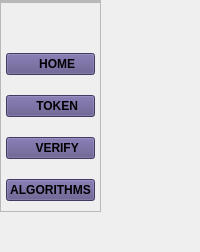
     <widget class="QWidget" name="leftMenu" native="true">
      <property name="sizePolicy">
       <sizepolicy hsizetype="Preferred" vsizetype="Preferred">
        <horstretch>0</horstretch>
        <verstretch>0</verstretch>
       </sizepolicy>
      </property>
      <layout class="QVBoxLayout" name="verticalLayout_2">
       <property name="spacing">
        <number>0</number>
       </property>
       <property name="sizeConstraint">
        <enum>QLayout::SizeConstraint::SetDefaultConstraint</enum>
       </property>
       <property name="leftMargin">
        <number>0</number>
       </property>
       <property name="topMargin">
        <number>0</number>
       </property>
       <property name="rightMargin">
        <number>0</number>
       </property>
       <property name="bottomMargin">
        <number>0</number>
       </property>
       <item alignment="Qt::AlignmentFlag::AlignLeft">
        <widget class="QWidget" name="widget" native="true">
         <layout class="QVBoxLayout" name="verticalLayout_3">
          <property name="spacing">
           <number>0</number>
          </property>
          <property name="leftMargin">
           <number>0</number>
          </property>
          <property name="topMargin">
           <number>0</number>
          </property>
          <property name="rightMargin">
           <number>0</number>
          </property>
          <property name="bottomMargin">
           <number>0</number>
          </property>
          <item alignment="Qt::AlignmentFlag::AlignTop">
           <widget class="QFrame" name="frame">
            <property name="frameShape">
             <enum>QFrame::Shape::StyledPanel</enum>
            </property>
            <property name="frameShadow">
             <enum>QFrame::Shadow::Raised</enum>
            </property>
            <layout class="QHBoxLayout" name="horizontalLayout_2">
             <property name="spacing">
              <number>0</number>
             </property>
             <property name="leftMargin">
              <number>0</number>
             </property>
             <property name="topMargin">
              <number>0</number>
             </property>
             <property name="rightMargin">
              <number>0</number>
             </property>
             <property name="bottomMargin">
              <number>0</number>
             </property>
            </layout>
           </widget>
          </item>
          <item alignment="Qt::AlignmentFlag::AlignTop">
           <widget class="QFrame" name="frame_2">
            <property name="sizePolicy">
             <sizepolicy hsizetype="Preferred" vsizetype="Preferred">
              <horstretch>0</horstretch>
              <verstretch>0</verstretch>
             </sizepolicy>
            </property>
            <property name="styleSheet">
             <string notr="true">QPushButton{
background-color: #5C5188;
}

QPushButton:pressed{

background-color: rgb(170, 0, 255);
}</string>
            </property>
            <property name="frameShape">
             <enum>QFrame::Shape::StyledPanel</enum>
            </property>
            <property name="frameShadow">
             <enum>QFrame::Shadow::Raised</enum>
            </property>
            <layout class="QVBoxLayout" name="verticalLayout_5">
             <property name="spacing">
              <number>20</number>
             </property>
             <property name="leftMargin">
              <number>5</number>
             </property>
             <property name="topMargin">
              <number>10</number>
             </property>
             <property name="rightMargin">
              <number>5</number>
             </property>
             <property name="bottomMargin">
              <number>10</number>
             </property>
             <item>
              <spacer name="verticalSpacer_8">
               <property name="orientation">
                <enum>Qt::Orientation::Vertical</enum>
               </property>
               <property name="sizeType">
                <enum>QSizePolicy::Policy::Fixed</enum>
               </property>
               <property name="sizeHint" stdset="0">
                <size>
                 <width>20</width>
                 <height>40</height>
                </size>
               </property>
              </spacer>
             </item>
             <item>
              <widget class="QPushButton" name="HomeBtn">
               <property name="sizePolicy">
                <sizepolicy hsizetype="Minimum" vsizetype="Fixed">
                 <horstretch>0</horstretch>
                 <verstretch>0</verstretch>
                </sizepolicy>
               </property>
               <property name="font">
                <font>
                 <bold>true</bold>
                </font>
               </property>
               <property name="toolTip">
                <string>Home</string>
               </property>
               <property name="styleSheet">
                <string notr="true"/>
               </property>
               <property name="text">
                <string>    HOME</string>
               </property>
               <property name="icon">
                <iconset resource="resources.qrc">
                 <normaloff>:/icons/icons/home.svg</normaloff>:/icons/icons/home.svg</iconset>
               </property>
               <property name="iconSize">
                <size>
                 <width>32</width>
                 <height>32</height>
                </size>
               </property>
              </widget>
             </item>
             <item>
              <widget class="QPushButton" name="TokenBtn">
               <property name="font">
                <font>
                 <bold>true</bold>
                </font>
               </property>
               <property name="toolTip">
                <string>Token</string>
               </property>
               <property name="text">
                <string>    TOKEN</string>
               </property>
               <property name="icon">
                <iconset resource="resources.qrc">
                 <normaloff>:/icons/icons/lock.svg</normaloff>:/icons/icons/lock.svg</iconset>
               </property>
               <property name="iconSize">
                <size>
                 <width>32</width>
                 <height>32</height>
                </size>
               </property>
              </widget>
             </item>
             <item>
              <widget class="QPushButton" name="VerificationBtn">
               <property name="font">
                <font>
                 <bold>true</bold>
                </font>
               </property>
               <property name="toolTip">
                <string>Verification</string>
               </property>
               <property name="text">
                <string>    VERIFY</string>
               </property>
               <property name="icon">
                <iconset resource="resources.qrc">
                 <normaloff>:/icons/icons/check-square.svg</normaloff>:/icons/icons/check-square.svg</iconset>
               </property>
               <property name="iconSize">
                <size>
                 <width>32</width>
                 <height>32</height>
                </size>
               </property>
              </widget>
             </item>
             <item>
              <widget class="QPushButton" name="AlgorithmsBtn">
               <property name="font">
                <font>
                 <bold>true</bold>
                </font>
               </property>
               <property name="text">
                <string>ALGORITHMS</string>
               </property>
               <property name="icon">
                <iconset resource="resources.qrc">
                 <normaloff>:/icons/icons/code.svg</normaloff>:/icons/icons/code.svg</iconset>
               </property>
               <property name="iconSize">
                <size>
                 <width>32</width>
                 <height>32</height>
                </size>
               </property>
              </widget>
             </item>
            </layout>
           </widget>
          </item>
          <item>
           <spacer name="verticalSpacer">
            <property name="orientation">
             <enum>Qt::Orientation::Vertical</enum>
            </property>
            <property name="sizeHint" stdset="0">
             <size>
              <width>20</width>
              <height>40</height>
             </size>
            </property>
           </spacer>
          </item>
         </layout>
        </widget>
       </item>
      </layout>
     </widget>
